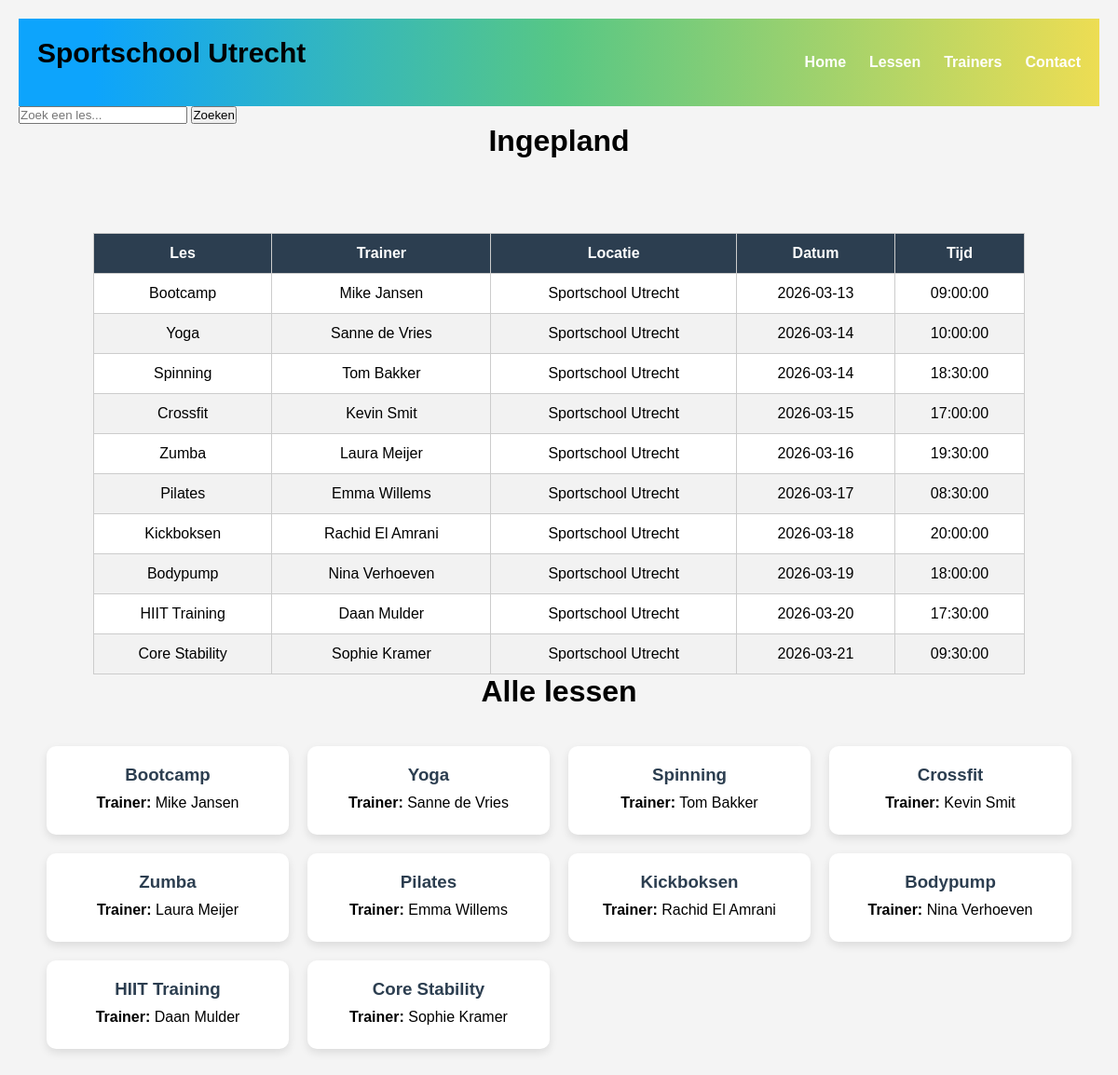
The page /lessen-overzicht.php on the database its author committed.
### tables this page shows
create table lessenoverzicht
(
    Id                  INT UNSIGNED            NOT NULL    AUTO_INCREMENT
    ,lessen             VARCHAR(255)            NOT NULL
    ,trainer            VARCHAR(255)            NOT NULL
    ,locatie            VARCHAR(255)            NOT NULL    default 'Sportschool Utrecht'
    ,datum              DATE                    NOT NULL
    ,tijd               TIME                    NOT NULL
    ,PRIMARY KEY (Id)
);

### lessen-overzicht.php (the view, shortened to what this page needs)
<?php
$servername = "localhost";
$username = "root";
$password = "";
$dbname = "lessen";
$conn = new mysqli($servername, $username, $password, $dbname);
if (isset($_GET['zoek']) && $_GET['zoek'] != "") {
    $zoek = strtolower($_GET['zoek']);
    $sql = "SELECT * FROM lessenoverzicht
            WHERE LOWER(lessen) LIKE '%$zoek%'
            OR LOWER(trainer) LIKE '%$zoek%'
            OR LOWER(locatie) LIKE '%$zoek%'
            ORDER BY datum, tijd";
} else {
    $sql = "SELECT * FROM lessenoverzicht ORDER BY datum, tijd";
}
$result = $conn->query($sql);
?>
<!DOCTYPE html>
<html lang="nl">
<head>
    <link rel="stylesheet" href="css/lessen-overzicht.css">
</head>
<body>
    <?php include 'header.php'; ?>
    <form method="GET">
        <input type="text" name="zoek" placeholder="Zoek een les...">
        <button type="submit">Zoeken</button>
    </form>
    <h1>Ingepland</h1>
    <table>
        <thead>
            <tr>
                <th>Les</th>
                <th>Trainer</th>
                <th>Locatie</th>
                <th>Datum</th>
                <th>Tijd</th>
            </tr>
        </thead>
        <tbody>
            <?php
            if ($result->num_rows > 0) {
                while ($row = $result->fetch_assoc()) {
                    echo "<tr>";
                    echo "<td>" . $row["lessen"] . "</td>";
                    echo "<td>" . $row["trainer"] . "</td>";
                    echo "<td>" . $row["locatie"] . "</td>";
                    echo "<td>" . $row["datum"] . "</td>";
                    echo "<td>" . $row["tijd"] . "</td>";
                    echo "</tr>";
                }
            } else {
                echo "<tr><td colspan='5'>Geen les gevonden</td></tr>";
            }
            ?>
        </tbody>
    </table>
    <h1>Alle lessen</h1>
    <div class="lessen-container">
        <?php
        $result = $conn->query($sql);
        if ($result->num_rows > 0) {
            while ($row = $result->fetch_assoc()) {
                echo "<div class='les-card'>";
                echo "<h3>" . $row["lessen"] . "</h3>";
                echo "<p><b>Trainer:</b> " . $row["trainer"] . "</p>";
                echo "</div>";
            }
        } else {
            echo "<p>Geen les gevonden</p>";
        }
        ?>
    </div>
</body>
</html>

### css/lessen-overzicht.css (style rules this page uses)
* { margin:0; padding:0; box-sizing:border-box; }
body { font-family: Arial, sans-serif; background:#f4f4f4; padding:20px; }
h1 { font-family: 'Poppins', sans-serif; text-align:center; margin-bottom:20px; }
table { width:100%; max-width:1000px; margin: 80px auto 0 auto; border-collapse:collapse; background:white; }
th, td { padding:12px; border:1px solid #ccc; text-align:center; }
th { background:#2c3e50; color:white; }
tr:nth-child(even) { background:#f2f2f2; }
.lessen-container { max-width:1100px; margin:40px auto; display:grid; grid-template-columns:repeat(auto-fit, minmax(250px,1fr)); gap:20px; }
.les-card { background:white; padding:20px; border-radius:10px; box-shadow:0 4px 10px rgba(0,0,0,0.1); text-align:center; }
.les-card h3 { margin-bottom:10px; color:#2c3e50; }
.les-card p { margin:5px 0; }

### css/header.css (style rules this page uses)
* { margin: 0; padding: 0; box-sizing: border-box; }

### rows shown on the page
lessenoverzicht: lessen "Bootcamp", trainer "Mike Jansen", locatie "Sportschool Utrecht", datum "2026-03-13", tijd "09:00:00"
lessenoverzicht: lessen "Yoga", trainer "Sanne de Vries", locatie "Sportschool Utrecht", datum "2026-03-14", tijd "10:00:00"
lessenoverzicht: lessen "Spinning", trainer "Tom Bakker", locatie "Sportschool Utrecht", datum "2026-03-14", tijd "18:30:00"
lessenoverzicht: lessen "Crossfit", trainer "Kevin Smit", locatie "Sportschool Utrecht", datum "2026-03-15", tijd "17:00:00"
lessenoverzicht: lessen "Zumba", trainer "Laura Meijer", locatie "Sportschool Utrecht", datum "2026-03-16", tijd "19:30:00"
lessenoverzicht: lessen "Pilates", trainer "Emma Willems", locatie "Sportschool Utrecht", datum "2026-03-17", tijd "08:30:00"
lessenoverzicht: lessen "Kickboksen", trainer "Rachid El Amrani", locatie "Sportschool Utrecht", datum "2026-03-18", tijd "20:00:00"
lessenoverzicht: lessen "Bodypump", trainer "Nina Verhoeven", locatie "Sportschool Utrecht", datum "2026-03-19", tijd "18:00:00"
lessenoverzicht: lessen "HIIT Training", trainer "Daan Mulder", locatie "Sportschool Utrecht", datum "2026-03-20", tijd "17:30:00"
lessenoverzicht: lessen "Core Stability", trainer "Sophie Kramer", locatie "Sportschool Utrecht", datum "2026-03-21", tijd "09:30:00"
